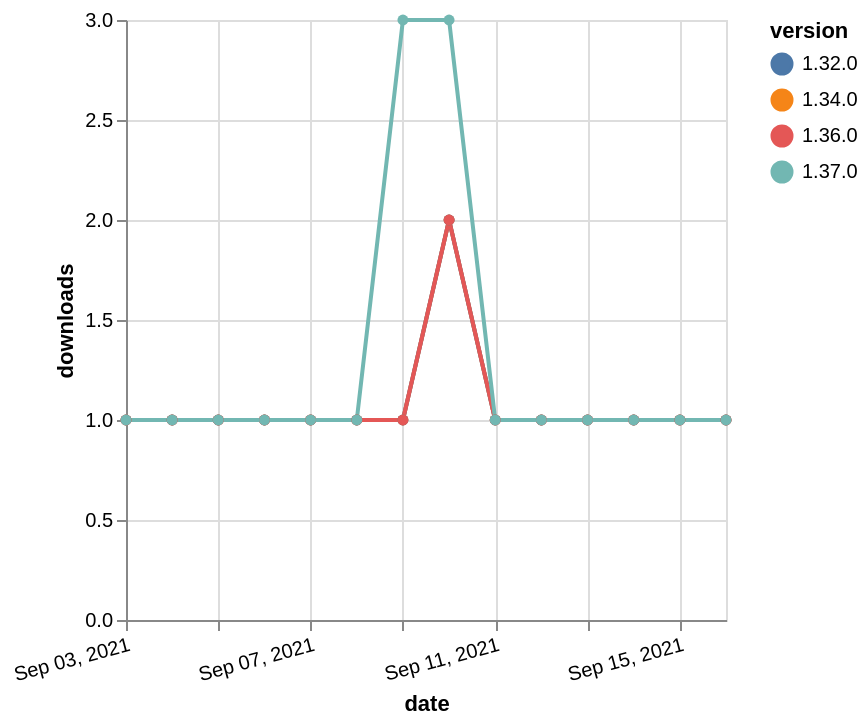

This figure's Vega-Lite source:
### Vega-Lite specification from a JSON file in a GitHub repository (floating-point values rounded to 4 significant figures)
{"$schema": "https://vega.github.io/schema/vega-lite/v5.json", "description": "A simple bar chart with embedded data.", "data": {"values": [{"date": "2021-09-03", "total": 182, "delta": 1, "version": "1.34.0"}, {"date": "2021-09-04", "total": 183, "delta": 1, "version": "1.34.0"}, {"date": "2021-09-05", "total": 184, "delta": 1, "version": "1.34.0"}, {"date": "2021-09-06", "total": 185, "delta": 1, "version": "1.34.0"}, {"date": "2021-09-07", "total": 186, "delta": 1, "version": "1.34.0"}, {"date": "2021-09-08", "total": 187, "delta": 1, "version": "1.34.0"}, {"date": "2021-09-09", "total": 188, "delta": 1, "version": "1.34.0"}, {"date": "2021-09-10", "total": 190, "delta": 2, "version": "1.34.0"}, {"date": "2021-09-11", "total": 191, "delta": 1, "version": "1.34.0"}, {"date": "2021-09-12", "total": 192, "delta": 1, "version": "1.34.0"}, {"date": "2021-09-13", "total": 193, "delta": 1, "version": "1.34.0"}, {"date": "2021-09-14", "total": 194, "delta": 1, "version": "1.34.0"}, {"date": "2021-09-15", "total": 195, "delta": 1, "version": "1.34.0"}, {"date": "2021-09-16", "total": 196, "delta": 1, "version": "1.34.0"}, {"date": "2021-09-03", "total": 187, "delta": 1, "version": "1.32.0"}, {"date": "2021-09-04", "total": 188, "delta": 1, "version": "1.32.0"}, {"date": "2021-09-05", "total": 189, "delta": 1, "version": "1.32.0"}, {"date": "2021-09-06", "total": 190, "delta": 1, "version": "1.32.0"}, {"date": "2021-09-07", "total": 191, "delta": 1, "version": "1.32.0"}, {"date": "2021-09-08", "total": 192, "delta": 1, "version": "1.32.0"}, {"date": "2021-09-09", "total": 193, "delta": 1, "version": "1.32.0"}, {"date": "2021-09-10", "total": 195, "delta": 2, "version": "1.32.0"}, {"date": "2021-09-11", "total": 196, "delta": 1, "version": "1.32.0"}, {"date": "2021-09-12", "total": 197, "delta": 1, "version": "1.32.0"}, {"date": "2021-09-13", "total": 198, "delta": 1, "version": "1.32.0"}, {"date": "2021-09-14", "total": 199, "delta": 1, "version": "1.32.0"}, {"date": "2021-09-15", "total": 200, "delta": 1, "version": "1.32.0"}, {"date": "2021-09-16", "total": 201, "delta": 1, "version": "1.32.0"}, {"date": "2021-09-03", "total": 160, "delta": 1, "version": "1.36.0"}, {"date": "2021-09-04", "total": 161, "delta": 1, "version": "1.36.0"}, {"date": "2021-09-05", "total": 162, "delta": 1, "version": "1.36.0"}, {"date": "2021-09-06", "total": 163, "delta": 1, "version": "1.36.0"}, {"date": "2021-09-07", "total": 164, "delta": 1, "version": "1.36.0"}, {"date": "2021-09-08", "total": 165, "delta": 1, "version": "1.36.0"}, {"date": "2021-09-09", "total": 166, "delta": 1, "version": "1.36.0"}, {"date": "2021-09-10", "total": 168, "delta": 2, "version": "1.36.0"}, {"date": "2021-09-11", "total": 169, "delta": 1, "version": "1.36.0"}, {"date": "2021-09-12", "total": 170, "delta": 1, "version": "1.36.0"}, {"date": "2021-09-13", "total": 171, "delta": 1, "version": "1.36.0"}, {"date": "2021-09-14", "total": 172, "delta": 1, "version": "1.36.0"}, {"date": "2021-09-15", "total": 173, "delta": 1, "version": "1.36.0"}, {"date": "2021-09-16", "total": 174, "delta": 1, "version": "1.36.0"}, {"date": "2021-09-03", "total": 181, "delta": 1, "version": "1.37.0"}, {"date": "2021-09-04", "total": 182, "delta": 1, "version": "1.37.0"}, {"date": "2021-09-05", "total": 183, "delta": 1, "version": "1.37.0"}, {"date": "2021-09-06", "total": 184, "delta": 1, "version": "1.37.0"}, {"date": "2021-09-07", "total": 185, "delta": 1, "version": "1.37.0"}, {"date": "2021-09-08", "total": 186, "delta": 1, "version": "1.37.0"}, {"date": "2021-09-09", "total": 189, "delta": 3, "version": "1.37.0"}, {"date": "2021-09-10", "total": 192, "delta": 3, "version": "1.37.0"}, {"date": "2021-09-11", "total": 193, "delta": 1, "version": "1.37.0"}, {"date": "2021-09-12", "total": 194, "delta": 1, "version": "1.37.0"}, {"date": "2021-09-13", "total": 195, "delta": 1, "version": "1.37.0"}, {"date": "2021-09-14", "total": 196, "delta": 1, "version": "1.37.0"}, {"date": "2021-09-15", "total": 197, "delta": 1, "version": "1.37.0"}, {"date": "2021-09-16", "total": 198, "delta": 1, "version": "1.37.0"}]}, "width": "container", "mark": {"type": "line", "point": {"filled": true}}, "encoding": {"x": {"field": "date", "type": "temporal", "timeUnit": "yearmonthdate", "title": "date", "axis": {"labelAngle": -15}}, "y": {"field": "delta", "type": "quantitative", "title": "downloads"}, "color": {"field": "version", "type": "nominal"}, "tooltip": {"field": "delta"}}}
